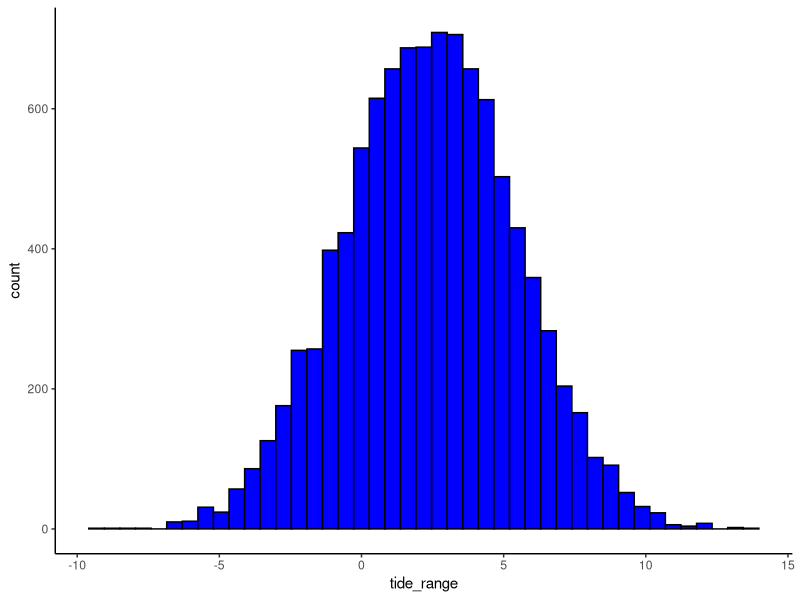
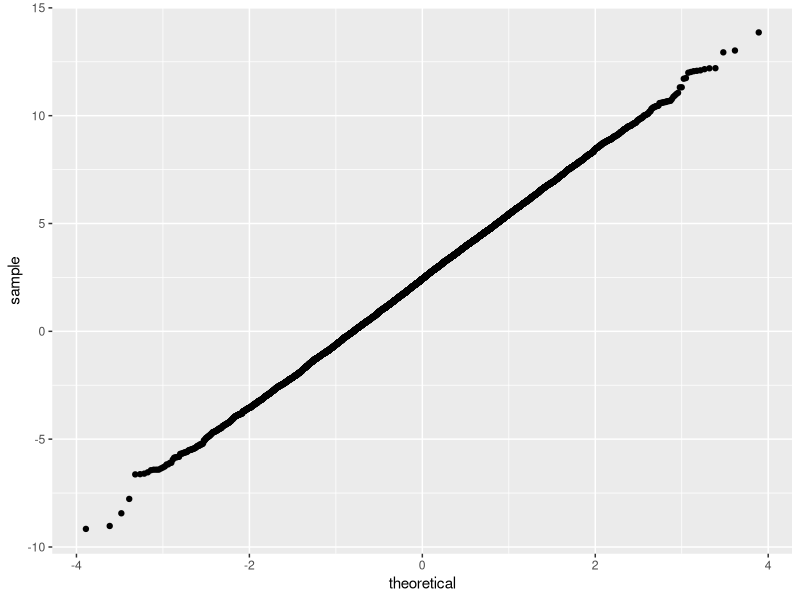

Write R code to recreate these figures, in order.
## ---- chunk 1
knitr::opts_chunk$set(echo = TRUE)
## ---- chunk 2
library(tidyverse)
library(knitr)
library(kableExtra)

flooding_probability <- read_csv("Probability of flooding.csv")
## ---- chunk 3

x <- rnorm(1000, mean = 0, sd = 1) %>%
  as.data.frame()

## ---- chunk 4
#Creating a sample of tide ranges

tide_range <- rnorm(10000, mean = 2.5, sd = 3) %>%
  as.data.frame

colnames(tide_range) <- c("tide_range")
#Creating a random set of numbers for tide ranges around a mean of 2.5 and a sd of 3


## ---- chunk 5
#inital data exploration

tide_range_hist <- ggplot(tide_range, aes(x=tide_range)) +
  geom_histogram(bins=43, fill = "blue", color="black") +
  theme_classic()
tide_range_hist #creating a histogram to view normal distribution of tide range

tide_range_qq <- ggplot(tide_range, aes(sample=tide_range)) +
  geom_qq()
tide_range_qq #creating a qq plot to view normal distribution of tide range

## ---- chunk 6
# Counting the amount of floods and proportion under normal conditions

tide_range_flood <- tide_range %>%
  mutate(Flood = ifelse(tide_range > 7.5, "Flood", "No Flood")) %>%
  count(Flood, Flood) %>%
  spread(Flood, n) # Creating a count of the number of time that the water is high enough to flood assuming over 7.5 m causes a significant flood.

Flood_Prop <- round(prop.table(as.matrix(tide_range_flood), 1), 3) #Creates a proportion table of the number of floods vs the number of no floods

#The Risk of flood under normal conditions is 4.8%

## ---- chunk 7
# Counting the amount of floods and proportion under normal conditions at high tide

tide_range_high <- rnorm(10000, mean = 5, sd = 3) %>%
  as.data.frame

colnames(tide_range_high) <- c("tide_range_high")

tide_range_flood_high <- tide_range_high %>%
  mutate(Flood = ifelse(tide_range_high > 7.5, "Flood", "No Flood")) %>%
  count(Flood, Flood) %>%
  spread(Flood, n) # Creating a count of the number of time that the water is high enough to flood assuming over 7.5 m causes a significant flood.

Flood_Prop_high <- round(prop.table(as.matrix(tide_range_flood_high), 1), 3) #Creates a proportion table of the number of floods vs the number of no floods

#The Risk of flood under normal conditions at high tide is 19.8%

## ---- chunk 8
# Counting the amount of floods and proportion under normal conditions at low tide

tide_range_low <- rnorm(10000, mean = 0, sd = 3) %>%
  as.data.frame

colnames(tide_range_low) <- c("tide_range_low")

tide_range_flood_low <- tide_range_low %>%
  mutate(Flood = ifelse(tide_range_low > 7.5, "Flood", "No Flood")) %>%
  count(Flood, Flood) %>%
  spread(Flood, n) # Creating a count of the number of time that the water is high enough to flood assuming over 7.5 m causes a significant flood.

Flood_Prop_low <- round(prop.table(as.matrix(tide_range_flood_low), 1), 3) #Creates a proportion table of the number of floods vs the number of no floods

#The Risk of flood under normal conditions at low tide is 0.6%
## ---- chunk 9
# Counting the amount of floods and proportions with a storm surge of 1m in the middle of high and low tide

storm_surge1_0 <- rnorm(10000, mean = 3.5, sd = 3) %>%
  as.data.frame

colnames(storm_surge1_0) <- c("storm_surge1_0")

storm_surge1_0flood <- storm_surge1_0 %>%
  mutate(Flood = ifelse(storm_surge1_0 > 7.5, "Flood", "No Flood")) %>%
  count(Flood, Flood) %>%
  spread(Flood, n)

storm_surge1_0prop <- round(prop.table(as.matrix(storm_surge1_0flood), 1), 3)

#there is a 8.7% chance of flooding under these conditions

## ---- chunk 10
# Counting the amount of floods and proportions with a storm surge of 1m at high tide

storm_surge1_high <- rnorm(10000, mean = 6, sd = 3) %>%
  as.data.frame

colnames(storm_surge1_high) <- c("storm_surge1_high")

storm_surge1_highflood <- storm_surge1_high %>%
  mutate(Flood = ifelse(storm_surge1_high > 7.5, "Flood", "No Flood")) %>%
  count(Flood, Flood) %>%
  spread(Flood, n)

storm_surge1_highprop <- round(prop.table(as.matrix(storm_surge1_highflood), 1), 3)

#there is a 30.9 percent chance of flooding under these conditions
## ---- chunk 11
# Counting the amount of floods and proportions with a storm surge of 1m at low tide

storm_surge1_low <- rnorm(10000, mean = 1, sd = 3) %>%
  as.data.frame

colnames(storm_surge1_low) <- c("storm_surge1_low")

storm_surge1_lowflood <- storm_surge1_low %>%
  mutate(Flood = ifelse(storm_surge1_low > 7.5, "Flood", "No Flood")) %>%
  count(Flood, Flood) %>%
  spread(Flood, n)

storm_surge1_lowprop <- round(prop.table(as.matrix(storm_surge1_lowflood), 1), 3)

#there is a 1.6% chance of flooding under these conditions
## ---- chunk 12
# Counting the amount of floods and proportions with a storm surge of 2m

storm_surge2_0 <- rnorm(10000, mean = 4.5, sd = 3) %>%
  as.data.frame

colnames(storm_surge2_0) <- c("storm_surge2_0")

storm_surge2_0flood <- storm_surge2_0 %>%
  mutate(Flood = ifelse(storm_surge2_0 > 7.5, "Flood", "No Flood")) %>%
  count(Flood, Flood) %>%
  spread(Flood, n)

storm_surge2_0prop <- round(prop.table(as.matrix(storm_surge2_0flood), 1), 3)

#there is a 15.4% chance of flooding under these conditions
## ---- chunk 13
# Counting the amount of floods and proportions with a storm surge of 2m at high tide

storm_surge2_high <- rnorm(10000, mean = 7, sd = 3) %>%
  as.data.frame

colnames(storm_surge2_high) <- c("storm_surge2_high")

storm_surge2_highflood <- storm_surge2_high %>%
  mutate(Flood = ifelse(storm_surge2_high > 7.5, "Flood", "No Flood")) %>%
  count(Flood, Flood) %>%
  spread(Flood, n)

storm_surge2_highprop <- round(prop.table(as.matrix(storm_surge2_highflood), 1), 3)

#there is a 43.1% chance of flooding under these conditions
## ---- chunk 14
# Counting the amount of floods and proportions with a storm surge of 2m at low tide

storm_surge2_low <- rnorm(10000, mean = 2, sd = 3) %>%
  as.data.frame

colnames(storm_surge2_low) <- c("storm_surge2_low")

storm_surge2_lowflood <- storm_surge2_low %>%
  mutate(Flood = ifelse(storm_surge2_low > 7.5, "Flood", "No Flood")) %>%
  count(Flood, Flood) %>%
  spread(Flood, n)

storm_surge2_lowprop <- round(prop.table(as.matrix(storm_surge2_lowflood), 1), 3)

#there is a 3.2% chance of flooding under these conditions
## ---- chunk 15
# Counting the amount of floods and proportions with a storm surge of 3m between high and low tide

storm_surge3_0 <- rnorm(10000, mean = 5.5, sd = 3) %>%
  as.data.frame

colnames(storm_surge3_0) <- c("storm_surge3_0")

storm_surge3_0flood <- storm_surge3_0 %>%
  mutate(Flood = ifelse(storm_surge3_0 > 7.5, "Flood", "No Flood")) %>%
  count(Flood, Flood) %>%
  spread(Flood, n)

storm_surge3_0prop <- round(prop.table(as.matrix(storm_surge3_0flood), 1), 3)

#there is a 25% chance of flooding under these conditions
## ---- chunk 16
# Counting the amount of floods and proportions with a storm surge of 3m at high tide

storm_surge3_high <- rnorm(10000, mean = 8, sd = 3) %>%
  as.data.frame

colnames(storm_surge3_high) <- c("storm_surge3_high")

storm_surge3_highflood <- storm_surge3_high %>%
  mutate(Flood = ifelse(storm_surge3_high > 7.5, "Flood", "No Flood")) %>%
  count(Flood, Flood) %>%
  spread(Flood, n)

storm_surge3_highprop <- round(prop.table(as.matrix(storm_surge3_highflood), 1), 3)

#there is a 57.2% chance of flooding under these conditions
## ---- chunk 17
# Counting the amount of floods and proportions with a storm surge of 2m at low tide

storm_surge3_low <- rnorm(10000, mean = 3, sd = 3) %>%
  as.data.frame

colnames(storm_surge3_low) <- c("storm_surge3_low")

storm_surge3_lowflood <- storm_surge3_low %>%
  mutate(Flood = ifelse(storm_surge3_low > 7.5, "Flood", "No Flood")) %>%
  count(Flood, Flood) %>%
  spread(Flood, n)

storm_surge3_lowprop <- round(prop.table(as.matrix(storm_surge3_lowflood), 1), 3)

#there is a 6.8% chance of flooding under these conditions
## ---- chunk 18
#Create table of probability of flooding

flood_probability_select <- flooding_probability %>%
  select(-conditions) #created a data frame without the column conditions

rownames(flood_probability_select) <- c("Normal Conditions", "Storm Surge 1m", "Storm Surge 2m", "Storm Surge 3m") #set the row names in the data frame as what the conditions were

flood_probability_table <- kable(flood_probability_select,
                                 col.names = c("Low Tide", "Mid Tide", "High Tide"),
                                 caption = "Table 1. Risk of Flooding in New York at Low, Mid and High Tide, Under Normal Conditions and Storm Surges of 1m, 2m, and 3m"
                                  ) %>%
  kable_styling(bootstrap_options = c("striped"), full_width = FALSE)

flood_probability_table
